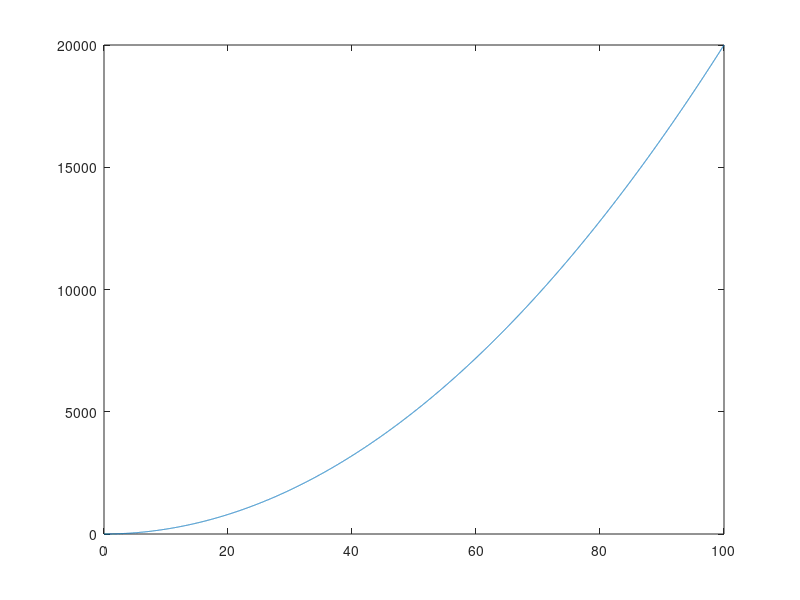
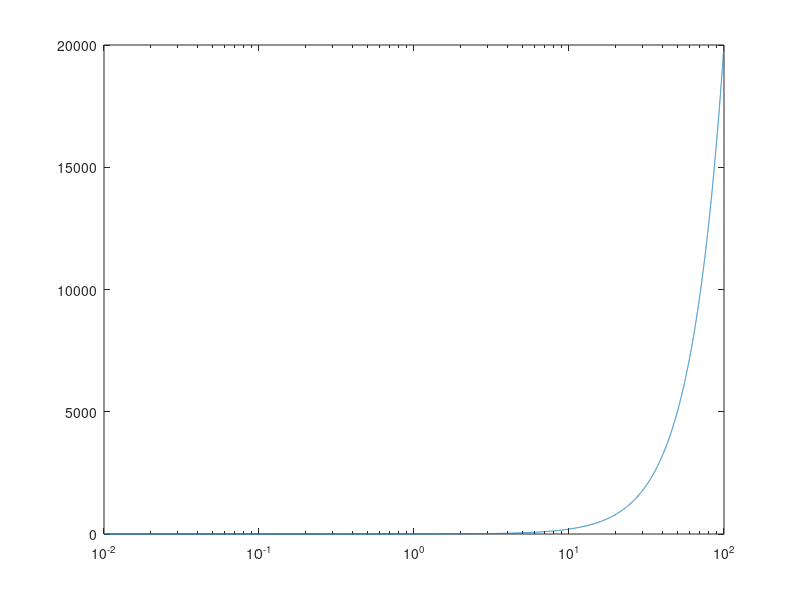
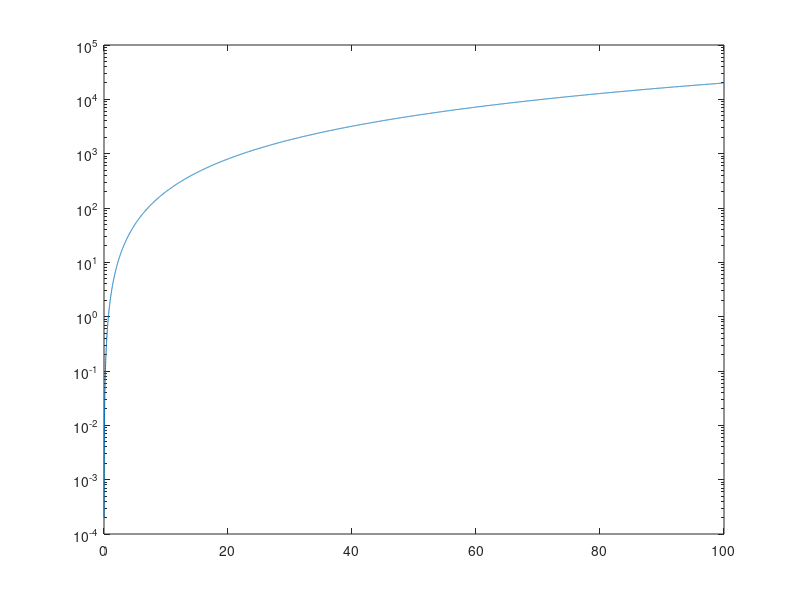
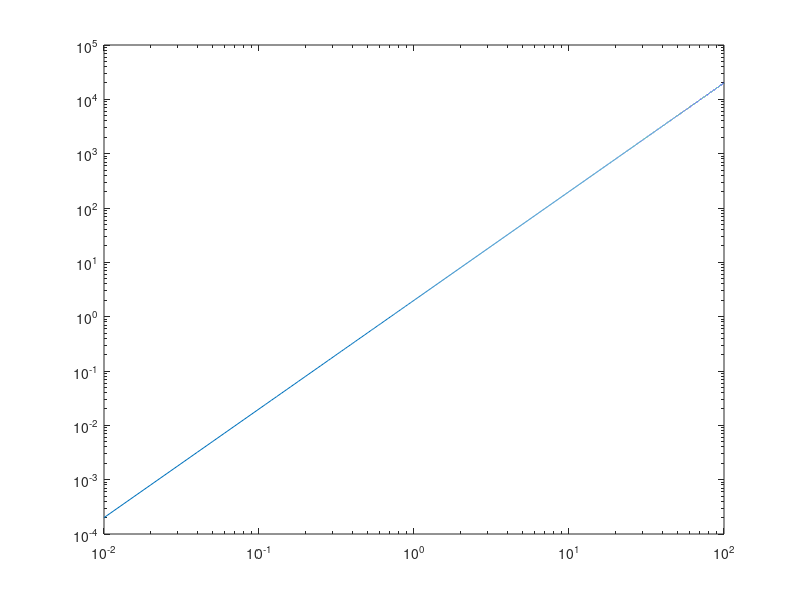

Here is the MATLAB script that generated these plots, in order:
%%% Two dimensional plots --- Advanced features

%%% This program contains examples of advanced features for two-dimensional
%%% plots in MATLAB

%% Logarithmic plots

% Let's plot a parabola
x = 0:0.01:100;
y = 2 * x.^2;
% Linear case
figure(1)
plot(x,y)
% Logarithmic / linear
figure(2)
semilogx(x,y)
% Linear / logarithmic
figure(3)
semilogy(x,y)
% Logarithmic / logarithmic
figure(4)
loglog(x,y)

%% Setting axis limits

figure(5)
plot(x,y)
axis([5 10 0 200])

%% Creating subplots

figure(6)
subplot(2,1,1)
x = -pi:pi/20:pi;
y = sin(x);
plot(x,y);
title('Sine function');
subplot(2,1,2)
x = -pi:pi/20:pi;
y = cos(x);
plot(x,y);
title('Cosine function');

%% Linear and logarithmic vectors

figure(7)
x = linspace(1,10,10);
y = x.^2 + x - 10;
plot(x,y);

figure(8)
x = logspace(0,1,10);
y = x.^2 + x - 10;
semilogx(x,y);